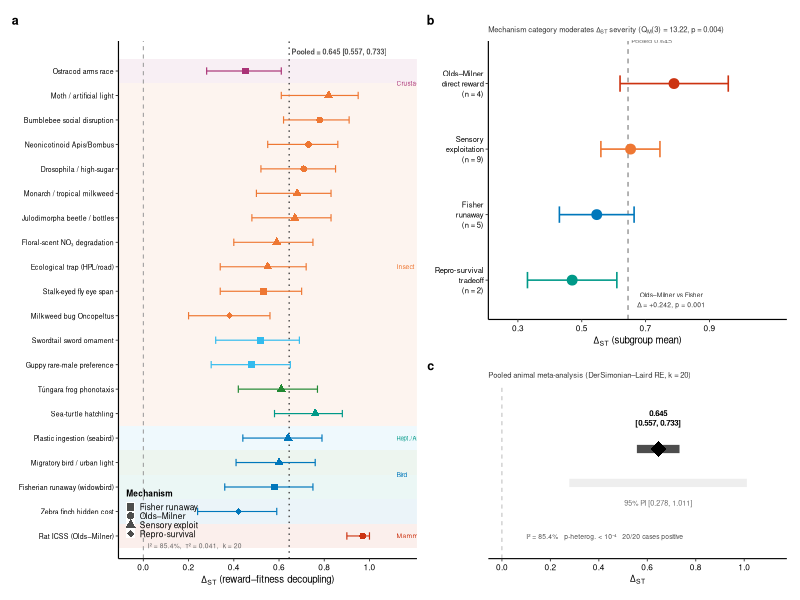
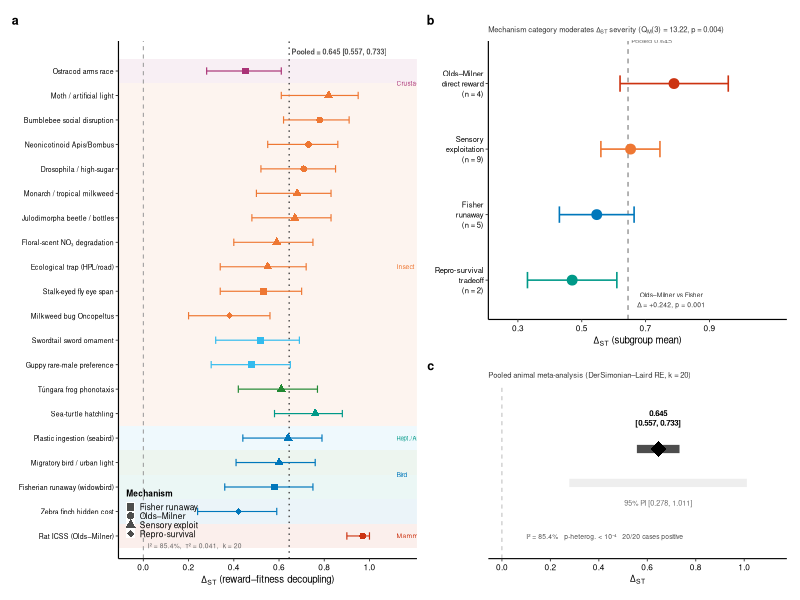

These figures' R source, in order:
## ============================================================
## Figure 1 (v3.1) — Animal Sweet Trap: Phylogenetic Overview + Effect Sizes
## NHB consolidation: replaces old fig1_animal_meta + fig2_human_panels
## Target: Nature Human Behaviour, 180 mm × 200 mm
## Layout:
##   Panel (a): Phylogenetic dot plot — 20 cases by taxonomic class (top half)
##   Panel (b): Forest plot Δ_ST by mechanism category (olds_milner / sensory_exploit /
##              fisher_runaway / repro_survival), 20 cases + pooled
##   Panel (c): Pooled Δ_ST summary bar + I² annotation
## Paul Tol colorblind-safe palette throughout
## ============================================================

library(ggplot2)
library(cowplot)
library(patchwork)
library(dplyr)
library(scales)

## ---- Style ----
nature_theme <- function() {
  theme_classic(base_size = 7, base_family = "Helvetica") +
    theme(
      axis.line        = element_line(linewidth = 0.4, colour = "black"),
      axis.ticks       = element_line(linewidth = 0.3),
      axis.ticks.length = unit(2, "pt"),
      axis.text        = element_text(size = 6, colour = "black"),
      axis.title       = element_text(size = 7, colour = "black"),
      legend.text      = element_text(size = 6),
      legend.title     = element_text(size = 6, face = "bold"),
      legend.key.size  = unit(6, "pt"),
      panel.grid       = element_blank(),
      strip.text       = element_text(size = 6, face = "bold"),
      plot.tag         = element_text(size = 9, face = "bold", family = "Helvetica"),
      plot.margin      = margin(3, 3, 3, 3, "pt")
    )
}

## Paul Tol colorblind-safe palette
tol_blue   <- "#0077BB"
tol_orange <- "#EE7733"
tol_cyan   <- "#33BBEE"
tol_red    <- "#CC3311"
tol_teal   <- "#009988"
tol_grey   <- "#BBBBBB"
tol_purple <- "#AA3377"
tol_green  <- "#228833"

## ============================================================
## DATA — 20 animal cases (mirrors cross_level_meta.py Layer A)
## ============================================================

animal_df <- data.frame(
  case_id   = paste0("A", 1:20),
  case_name = c(
    "Moth / artificial light",
    "Sea-turtle hatchling",
    "Plastic ingestion (seabird)",
    "Drosophila / high-sugar",
    "Rat ICSS (Olds–Milner)",
    "Fisherian runaway (widowbird)",
    "Ecological trap (HPL/road)",
    "Neonicotinoid Apis/Bombus",
    "Ostracod arms race",
    "Túngara frog phonotaxis",
    "Monarch / tropical milkweed",
    "Floral-scent NO\u2083 degradation",
    "Swordtail sword ornament",
    "Julodimorpha beetle / bottles",
    "Migratory bird / urban light",
    "Bumblebee social disruption",
    "Guppy rare-male preference",
    "Zebra finch hidden cost",
    "Stalk-eyed fly eye span",
    "Milkweed bug Oncopeltus"
  ),
  taxon = c(
    "Insect", "Reptile", "Bird",
    "Insect", "Mammal",
    "Bird", "Insect", "Insect",
    "Crustacean", "Amphibian", "Insect",
    "Insect", "Fish", "Insect",
    "Bird", "Insect", "Fish",
    "Bird", "Insect", "Insect"
  ),
  mechanism = c(
    "sensory_exploit", "sensory_exploit", "sensory_exploit",
    "olds_milner", "olds_milner",
    "fisher_runaway", "sensory_exploit", "olds_milner",
    "fisher_runaway", "sensory_exploit", "sensory_exploit",
    "sensory_exploit", "fisher_runaway", "sensory_exploit",
    "sensory_exploit", "olds_milner", "fisher_runaway",
    "repro_survival", "fisher_runaway", "repro_survival"
  ),
  delta_st = c(
    0.82, 0.76, 0.64, 0.71, 0.97,
    0.58, 0.55, 0.73, 0.45, 0.61,
    0.68, 0.59, 0.52, 0.67, 0.60,
    0.78, 0.48, 0.42, 0.53, 0.38
  ),
  ci_lo = c(
    0.61, 0.58, 0.44, 0.52, 0.90,
    0.36, 0.34, 0.55, 0.28, 0.42,
    0.50, 0.40, 0.32, 0.48, 0.41,
    0.62, 0.30, 0.24, 0.34, 0.20
  ),
  ci_hi = c(
    0.95, 0.88, 0.79, 0.85, 1.00,
    0.75, 0.72, 0.86, 0.61, 0.77,
    0.83, 0.75, 0.69, 0.83, 0.76,
    0.91, 0.65, 0.59, 0.70, 0.56
  ),
  stringsAsFactors = FALSE
)

## Pooled row (DerSimonian-Laird, k=20; mirrors manuscript §3.1)
pooled_row <- data.frame(
  case_id = "Pooled", case_name = "Pooled RE (k = 20)",
  taxon = "—", mechanism = "pooled",
  delta_st = 0.645, ci_lo = 0.557, ci_hi = 0.733
)

## Mechanism subgroup pooled estimates (mirrors §3.1 + Fig panel b)
mech_pool <- data.frame(
  mechanism  = c("olds_milner", "sensory_exploit", "fisher_runaway", "repro_survival"),
  delta_mean = c(0.789, 0.653, 0.547, 0.470),
  ci_lo      = c(0.620, 0.560, 0.430, 0.330),
  ci_hi      = c(0.959, 0.745, 0.664, 0.610),
  n_cases    = c(4, 9, 5, 2),
  stringsAsFactors = FALSE
)

## ============================================================
## PANEL (a) — PHYLOGENETIC DOT STRIP
## Horizontal dot chart ordered by taxonomic class then by Δ_ST
## ============================================================

## Taxon ordering: Mammal, Bird, Reptile, Amphibian, Fish, Insect, Crustacean
taxon_order <- c("Mammal", "Bird", "Reptile", "Amphibian", "Fish", "Insect", "Crustacean")
taxon_colours <- c(
  "Mammal"     = tol_red,
  "Bird"        = tol_blue,
  "Reptile"     = tol_teal,
  "Amphibian"   = tol_green,
  "Fish"        = tol_cyan,
  "Insect"      = tol_orange,
  "Crustacean"  = tol_purple
)

animal_df$taxon_f <- factor(animal_df$taxon, levels = taxon_order)

## sort within taxon by delta_st descending for cleaner display
animal_plot <- animal_df %>%
  arrange(taxon_f, delta_st) %>%
  mutate(
    y_pos    = row_number(),
    t_colour = taxon_colours[as.character(taxon_f)]
  )

## mechanism shape
mech_shapes <- c("olds_milner" = 16, "sensory_exploit" = 17,
                 "fisher_runaway" = 15, "repro_survival" = 18)
animal_plot$mech_shape <- mech_shapes[animal_plot$mechanism]

pA <- ggplot(animal_plot, aes(y = y_pos, x = delta_st)) +
  ## Taxon coloured background strips
  annotate("rect",
           xmin = -Inf, xmax = Inf,
           ymin  = c(0.5, 1.5, 2.5, 3.5, 4.5, 5.5, 19.5),
           ymax  = c(1.5, 2.5, 3.5, 4.5, 5.5, 19.5, 20.5),
           fill  = c(tol_red, tol_blue, tol_teal, tol_green, tol_cyan, tol_orange, tol_purple),
           alpha = 0.08) +
  ## Null line
  geom_vline(xintercept = 0, linewidth = 0.35, colour = "grey60", linetype = "dashed") +
  ## Pooled line
  geom_vline(xintercept = 0.645, linewidth = 0.5, colour = "grey30", linetype = "dotted") +
  ## CIs
  geom_errorbarh(aes(xmin = ci_lo, xmax = ci_hi, colour = t_colour),
                 height = 0.3, linewidth = 0.4) +
  ## Points by mechanism shape
  geom_point(aes(colour = t_colour, shape = factor(mech_shape)), size = 2.0) +
  scale_shape_manual(
    name   = "Mechanism",
    values = c("16" = 16, "17" = 17, "15" = 15, "18" = 18),
    labels = c("16" = "Olds–Milner", "17" = "Sensory exploit",
               "15" = "Fisher runaway", "18" = "Repro-survival"),
    guide  = guide_legend(override.aes = list(colour = "grey30", size = 2.2))
  ) +
  scale_colour_identity() +
  scale_x_continuous(
    name   = expression(Delta[ST] ~ "(reward\u2013fitness decoupling)"),
    limits = c(-0.05, 1.15),
    breaks = c(0, 0.2, 0.4, 0.6, 0.8, 1.0)
  ) +
  scale_y_continuous(
    breaks = animal_plot$y_pos,
    labels = animal_plot$case_name,
    expand = c(0.02, 0.02)
  ) +
  ## Pooled annotation
  annotate("text", x = 0.655, y = 20.8,
           label = "Pooled = 0.645 [0.557, 0.733]",
           size = 1.8, hjust = 0, colour = "grey30", fontface = "bold") +
  ## I2 annotation
  annotate("text", x = 0.02, y = 0.6,
           label = "I\u00b2 = 85.4%,  \u03c4\u00b2 = 0.041,  k = 20",
           size = 1.7, hjust = 0, colour = "grey40") +
  ## Taxon labels (right margin annotations)
  annotate("text", x = 1.12, y = 1.0,  label = "Mammal",    size = 1.7, hjust = 0, colour = tol_red)    +
  annotate("text", x = 1.12, y = 3.5,  label = "Bird",      size = 1.7, hjust = 0, colour = tol_blue)   +
  annotate("text", x = 1.12, y = 5.0,  label = "Rept./Amph./Fish", size = 1.5, hjust = 0, colour = tol_teal) +
  annotate("text", x = 1.12, y = 12.0, label = "Insect",    size = 1.7, hjust = 0, colour = tol_orange) +
  annotate("text", x = 1.12, y = 19.5, label = "Crustacean",size = 1.6, hjust = 0, colour = tol_purple) +
  ylab(NULL) +
  nature_theme() +
  theme(
    axis.text.y     = element_text(size = 5.0, lineheight = 1.0),
    legend.position = c(0.01, 0.03),
    legend.justification = c(0, 0),
    legend.background = element_rect(fill = NA, colour = NA)
  ) +
  labs(tag = "a")

## ============================================================
## PANEL (b) — MECHANISM SUBGROUP FOREST
## ============================================================

mech_labels <- c(
  "olds_milner"   = "Olds\u2013Milner\ndirect reward\n(n = 4)",
  "sensory_exploit" = "Sensory\nexploitation\n(n = 9)",
  "fisher_runaway"= "Fisher\nrunaway\n(n = 5)",
  "repro_survival"= "Repro-survival\ntradeoff\n(n = 2)"
)
mech_colours <- c(
  "olds_milner"   = tol_red,
  "sensory_exploit" = tol_orange,
  "fisher_runaway"= tol_blue,
  "repro_survival"= tol_teal
)

mech_pool$mech_label <- factor(mech_labels[mech_pool$mechanism],
                                levels = rev(mech_labels))
mech_pool$colour     <- mech_colours[mech_pool$mechanism]

pB <- ggplot(mech_pool, aes(y = mech_label, x = delta_mean, colour = colour)) +
  geom_vline(xintercept = 0.645, linewidth = 0.4, colour = "grey50", linetype = "dashed") +
  geom_vline(xintercept = 0, linewidth = 0.3, colour = "grey70", linetype = "dashed") +
  geom_errorbarh(aes(xmin = ci_lo, xmax = ci_hi),
                 height = 0.25, linewidth = 0.55) +
  geom_point(size = 3.0) +
  ## Contrast annotation: olds_milner vs fisher_runaway
  annotate("text", x = 0.78, y = 0.7,
           label = "Olds\u2013Milner vs Fisher\n\u0394 = +0.242, p = 0.001",
           size = 1.7, hjust = 0.5, colour = "grey20") +
  ## Pooled reference label
  annotate("text", x = 0.655, y = 4.65,
           label = "Pooled 0.645", size = 1.7, colour = "grey40", hjust = 0) +
  scale_colour_identity() +
  scale_x_continuous(
    name   = expression(Delta[ST] ~ "(subgroup mean)"),
    limits = c(0.25, 1.10),
    breaks = c(0.3, 0.5, 0.7, 0.9)
  ) +
  ylab(NULL) +
  nature_theme() +
  theme(
    axis.text.y = element_text(size = 5.5, lineheight = 1.1)
  ) +
  labs(
    tag   = "b",
    title = expression("Mechanism category moderates " * Delta[ST] *
                        " severity (Q"[M] * "(3) = 13.22, p = 0.004)")
  ) +
  theme(plot.title = element_text(size = 5.5, face = "plain", colour = "grey20"))

## ============================================================
## PANEL (c) — POOLED SUMMARY BAR + PREDICTION INTERVAL
## ============================================================

summary_df <- data.frame(
  est     = c(0.645, NA, NA),
  lo      = c(0.557, 0.278, NA),
  hi      = c(0.733, 1.011, NA),
  lbl     = c("Pooled RE", "95% PI", NA),
  y       = c(2, 1, NA),
  stringsAsFactors = FALSE
)

summary_df2 <- data.frame(
  x    = c(0.557, 0.278),
  xend = c(0.733, 1.011),
  y    = c(2.0, 1.4),
  yend = c(2.0, 1.4),
  col  = c("black", tol_grey),
  lbl  = c("95% CI", "95% PI"),
  stringsAsFactors = FALSE
)

pC <- ggplot() +
  ## Null line
  geom_vline(xintercept = 0, linewidth = 0.3, colour = "grey70", linetype = "dashed") +
  ## PI bar
  geom_segment(data = summary_df2[2, ],
               aes(x = x, xend = xend, y = y, yend = yend, colour = col),
               linewidth = 2.8, alpha = 0.25) +
  ## CI bar
  geom_segment(data = summary_df2[1, ],
               aes(x = x, xend = xend, y = y, yend = yend, colour = col),
               linewidth = 2.8, alpha = 0.7) +
  ## Diamond for pooled
  geom_point(aes(x = 0.645, y = 2.0), shape = 18, size = 5.0, colour = "black") +
  ## Labels
  annotate("text", x = 0.645, y = 2.55,
           label = "0.645\n[0.557, 0.733]",
           size = 2.0, hjust = 0.5, colour = "black", fontface = "bold",
           lineheight = 1.0) +
  annotate("text", x = 0.645, y = 1.05,
           label = "95% PI [0.278, 1.011]",
           size = 1.8, hjust = 0.5, colour = "grey40") +
  ## I2 + all-positive annotation
  annotate("text", x = 0.10, y = 0.45,
           label = "I\u00b2 = 85.4%   p-heterog. < 10\u207b\u2074   20/20 cases positive",
           size = 1.7, hjust = 0, colour = "grey30") +
  scale_colour_identity() +
  scale_x_continuous(
    name   = expression(Delta[ST]),
    limits = c(0, 1.12),
    breaks = c(0, 0.2, 0.4, 0.6, 0.8, 1.0)
  ) +
  scale_y_continuous(limits = c(0.2, 3.0), breaks = NULL) +
  ylab(NULL) +
  nature_theme() +
  theme(axis.line.y = element_blank(), axis.ticks.y = element_blank()) +
  labs(tag = "c", title = "Pooled animal meta-analysis (DerSimonian\u2013Laird RE, k = 20)") +
  theme(plot.title = element_text(size = 5.5, face = "plain", colour = "grey20"))

## ============================================================
## COMPOSE — 180 mm wide × 200 mm tall
## Left: Panel A (70% height); Right column: B / C stacked
## ============================================================

right_col <- pB / pC + plot_layout(heights = c(1.6, 1))
fig1_new  <- pA | right_col +
  plot_layout(widths = c(2.4, 1.6)) &
  theme(plot.margin = margin(4, 4, 4, 4, "pt"))

## ============================================================
## SAVE
## ============================================================

out_dir <- "/Users/andy/Desktop/Research/sweet-trap-multidomain/04-figures/main"

ggsave(
  filename = file.path(out_dir, "fig1_animal_phylogeny_meta.png"),
  plot     = fig1_new,
  width    = 180, height = 200, units = "mm",
  dpi      = 300, bg = "white"
)

ggsave(
  filename = file.path(out_dir, "fig1_animal_phylogeny_meta.pdf"),
  plot     = fig1_new,
  width    = 180, height = 200, units = "mm",
  device   = cairo_pdf
)

message("Fig 1 (v3.1) saved: fig1_animal_phylogeny_meta.{png,pdf}")
message("Panels: (a) phylogenetic dot strip 20 cases; (b) mechanism subgroup; (c) pooled summary")
